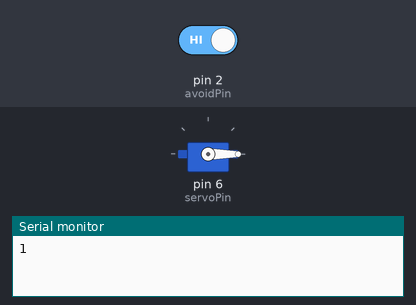
Recording of a sketch running on a simulated Arduino Uno, built with avr-gcc and run on an emulated ATmega328P. Parts: servo, the last lines printed to the serial monitor. The inputs (shaded band) are chosen by the test bench; at power-on: pin 2 (avoidPin) HIGH.

Above: at 2.2 s.
2.3 s: pin 2 (avoidPin) driven LOW
At 4.4 s:
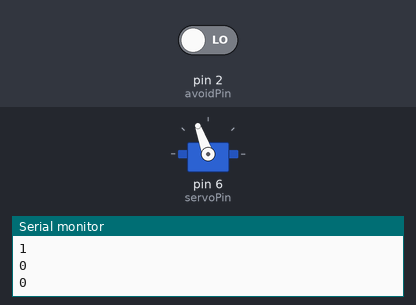
5.7 s: pin 2 (avoidPin) driven HIGH
At 8.9 s:
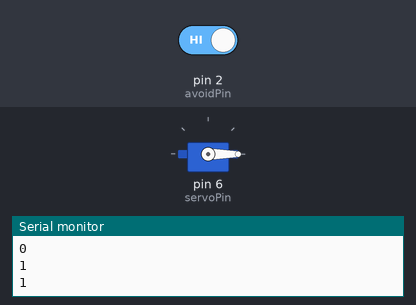
Timing chart, 0 to 10.4 s (numbered marks = the images above; inputs shaded):
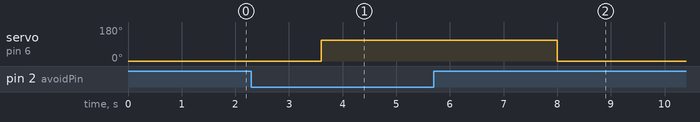

The sketch:

Automatic_induction_door.ino
```cpp
/*
 * 名称   : Automatic induction door
 * 功能   : 避障传感器控制舵机模拟自动感应门
 * 作者   : http://www.keyes-robot.com/
*/
#include <Servo.h>   //导入舵机库文件

int servoPin = 6;    // 定义舵机引脚D6
Servo myservo;        //定义舵机类的实例

int avoidPin = 2;  //定义避障传感器的引脚D2

int item = 0;

void setup() {
  Serial.begin(9600);//启动串口监视器，设置波特率为9600
  pinMode(avoidPin, INPUT);  //设置避障传感器的引脚为输入模式
  myservo.attach(servoPin);  //选择舵机引脚D5
  myservo.write(0);  //关上门
  delay(1000); //给舵机转向的时间
}

void loop() {
  item = digitalRead(avoidPin); //读取避障传感器输出的电平值
  Serial.println(item);  //打印变量item的值
  if (item == 0) {//检测到障碍物
    myservo.write(110);  //打开门
    delay(500); //给舵机转向的时间
  } else { //未检测到障碍物
    delay(2000); //延时
    myservo.write(0);  //关上门
    delay(500); //给舵机转向的时间
  }
  delay(100);//延迟100ms
}
```

Measured:
- after the input at 2.3 s, servo on pin 6 (servoPin): 0° → 110° after 1.3 s
- after the input at 5.7 s, servo on pin 6 (servoPin): 110° → 0° after 2.3 s
